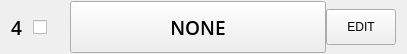
           <widget class="QFrame" name="frameSample4">
            <property name="minimumSize">
             <size>
              <width>0</width>
              <height>54</height>
             </size>
            </property>
            <property name="maximumSize">
             <size>
              <width>16777215</width>
              <height>54</height>
             </size>
            </property>
            <property name="styleSheet">
             <string notr="true"/>
            </property>
            <layout class="QHBoxLayout" name="horizontalLayout_7">
             <property name="spacing">
              <number>0</number>
             </property>
             <property name="leftMargin">
              <number>0</number>
             </property>
             <property name="topMargin">
              <number>0</number>
             </property>
             <property name="bottomMargin">
              <number>0</number>
             </property>
             <item>
              <widget class="QLabel" name="lbSampleNb4">
               <property name="minimumSize">
                <size>
                 <width>33</width>
                 <height>52</height>
                </size>
               </property>
               <property name="maximumSize">
                <size>
                 <width>33</width>
                 <height>52</height>
                </size>
               </property>
               <property name="font">
                <font>
                 <family>Open Sans</family>
                 <pointsize>14</pointsize>
                 <weight>68</weight>
                 <bold>true</bold>
                </font>
               </property>
               <property name="styleSheet">
                <string notr="true"/>
               </property>
               <property name="text">
                <string>4</string>
               </property>
               <property name="alignment">
                <set>Qt::AlignCenter</set>
               </property>
              </widget>
             </item>
             <item>
              <widget class="QCheckBox" name="chkSampleEnable4">
               <property name="sizePolicy">
                <sizepolicy hsizetype="Fixed" vsizetype="Fixed">
                 <horstretch>0</horstretch>
                 <verstretch>0</verstretch>
                </sizepolicy>
               </property>
               <property name="minimumSize">
                <size>
                 <width>37</width>
                 <height>52</height>
                </size>
               </property>
               <property name="maximumSize">
                <size>
                 <width>37</width>
                 <height>52</height>
                </size>
               </property>
               <property name="font">
                <font>
                 <family>Open Sans</family>
                 <pointsize>14</pointsize>
                 <weight>68</weight>
                 <bold>true</bold>
                </font>
               </property>
               <property name="styleSheet">
                <string notr="true"/>
               </property>
               <property name="text">
                <string/>
               </property>
              </widget>
             </item>
             <item>
              <widget class="QPushButton" name="pbSample4">
               <property name="sizePolicy">
                <sizepolicy hsizetype="Fixed" vsizetype="Fixed">
                 <horstretch>0</horstretch>
                 <verstretch>0</verstretch>
                </sizepolicy>
               </property>
               <property name="minimumSize">
                <size>
                 <width>256</width>
                 <height>52</height>
                </size>
               </property>
               <property name="maximumSize">
                <size>
                 <width>256</width>
                 <height>52</height>
                </size>
               </property>
               <property name="font">
                <font>
                 <family>Open Sans</family>
                 <pointsize>14</pointsize>
                 <weight>68</weight>
                 <bold>true</bold>
                </font>
               </property>
               <property name="styleSheet">
                <string notr="true"/>
               </property>
               <property name="text">
                <string>NONE</string>
               </property>
              </widget>
             </item>
             <item>
              <widget class="QPushButton" name="pbSampleEdit4">
               <property name="minimumSize">
                <size>
                 <width>70</width>
                 <height>36</height>
                </size>
               </property>
               <property name="maximumSize">
                <size>
                 <width>70</width>
                 <height>36</height>
                </size>
               </property>
               <property name="styleSheet">
                <string notr="true"/>
               </property>
               <property name="text">
                <string>EDIT</string>
               </property>
              </widget>
             </item>
            </layout>
           </widget>
